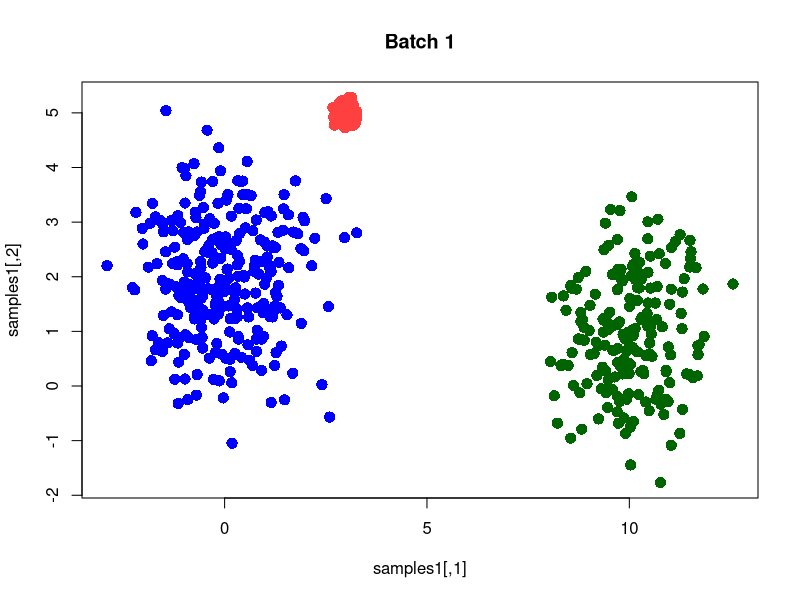
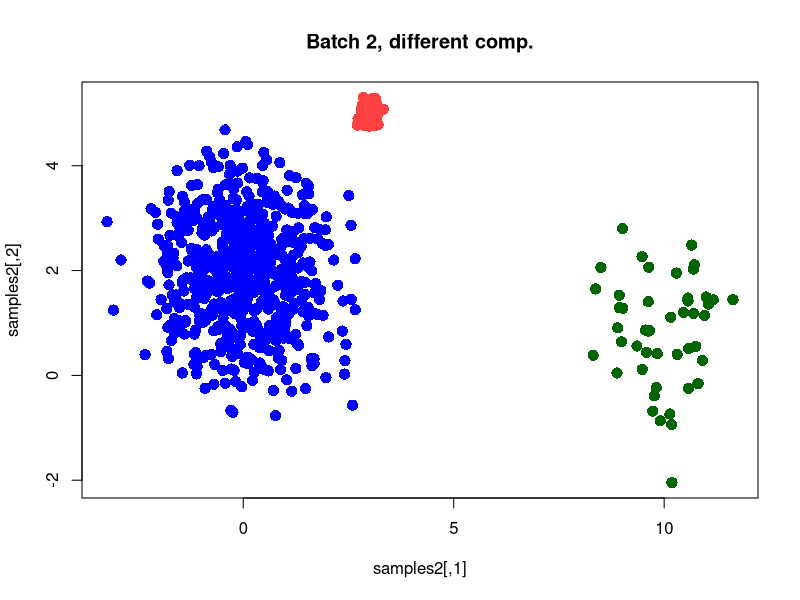
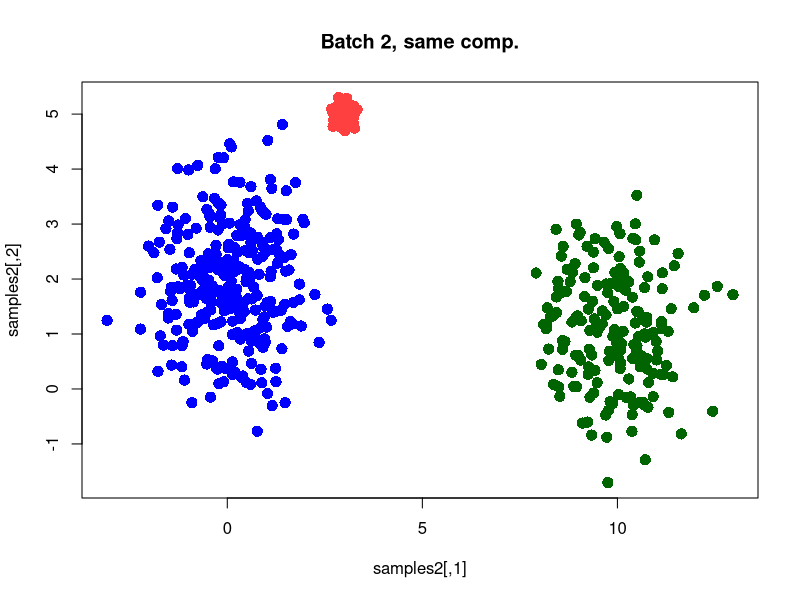

The R source for these figures, in order:
# This script generates some (highly synthetic!) expression data with a batch effect 
# and uneven population composition between batches.

ncells <- 1000  # Number of cells

# Our simulation involves three cell types/components.
# Cells are distributed according to a bivariate normal in a 2-D biological subspace. 
# Each cell type has a different x/y center and a different SD.

xmus <- c(0,3,10)
xsds <- c(1,0.1,1)
ymus <- c(2,5,1)
ysds <- c(1,0.1,1)

#####################################
# Generating data for batch 1, with a given proportion of cells in each component. 

prop1 <- c(0.3,0.5,0.2)
comp1 <- sample(1:3, prob=prop1, size=ncells, replace=TRUE)

# Sampling locations for cells in each component.
set.seed(0)
samples1 <- cbind(rnorm(n=ncells, mean=xmus[comp1],sd=xsds[comp1]),
                  rnorm(n=ncells, mean=ymus[comp1],sd=ysds[comp1]))
    
# Plot the true cluster locations for batch 1
ref.cols <- c("blue", "brown1", "dark green")
clust1 <- ref.cols[comp1]
plot(samples1, pch=16, cex=1.5, col=clust1, main=paste0("Batch 1"))

# Random projection to D dimensional space, to mimic high-dimensional expression data.
ngenes <- 100
set.seed(0)
proj <- matrix(rnorm(ngenes*ncells), nrow=ngenes, ncol=2)
A1 <- samples1 %*% t(proj)

# Add normally distributed noise.
A1 <- A1 + rnorm(ngenes*ncells)
rownames(A1) <- paste0("Cell", seq_len(ncells), "-1")
colnames(A1) <- paste0("Gene", seq_len(ngenes))

#####################################

outmat <- outcol <- list()
for (easy in c(FALSE, TRUE)) { 
    if (easy) { 
        prop2 <- prop1
    } else {
        prop2 <- c(0.65,0.3,0.05)
    }
    
    # Setting proportions of each of the three cell types in batch 2.
    comp2 <- sample(1:3, prob=prop2, size=ncells, replace=TRUE) 

    # Sampling locations for cells in each component.  
    set.seed(0)
    samples2 <- cbind(rnorm(n=ncells, mean=xmus[comp2], sd=xsds[comp2]),
                      rnorm(n=ncells, mean=ymus[comp2], sd=ysds[comp2]))
    
    # Plot the true cluter labels for batch 2.
    clust2 <- ref.cols[comp2]
    plot(samples2, pch=16, cex=1.5, col=clust2, main=paste("Batch 2,", ifelse(easy, "same", "different"), "comp."))
    
    # Random projection, followed by adding batch effects and random noise.
    A2 <- samples2 %*% t(proj) 
    A2 <- A2 + matrix(rep(rnorm(ngenes), each=ncells), ncol=ngenes) # gene-specific batch effect (genes are columns)
    A2 <- A2 + rnorm(ngenes*ncells) # noise
    rownames(A2) <- paste0("Cell", seq_len(ncells), "-2")
    colnames(A2) <- paste0("Gene", seq_len(ngenes))
    
    # Assigning batches and colours.
    if (easy) {
        outmat$ii <- A2
        outcol$ii <- clust2
    } else {
        outmat$i <- A2
        outcol$i <- clust2
    }
}
    
#####################################
# Saving data objects for later use.

B1 <- t(A1)
B2i <- t(outmat$i)
B2ii <- t(outmat$ii)
clust2i <- t(outcol$i)
clust2ii <- t(outcol$ii)
save(file="Sim.RData", B1, B2i, B2ii, clust1, clust2i, clust2ii)
